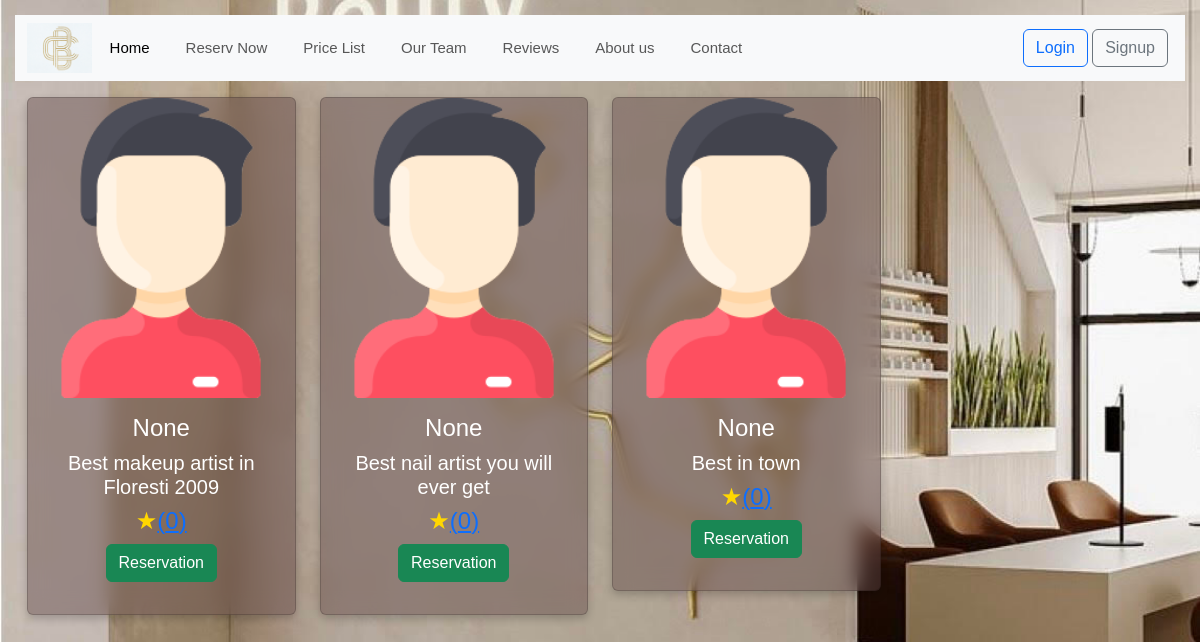
Before: /stylist-list/ with the older database file.
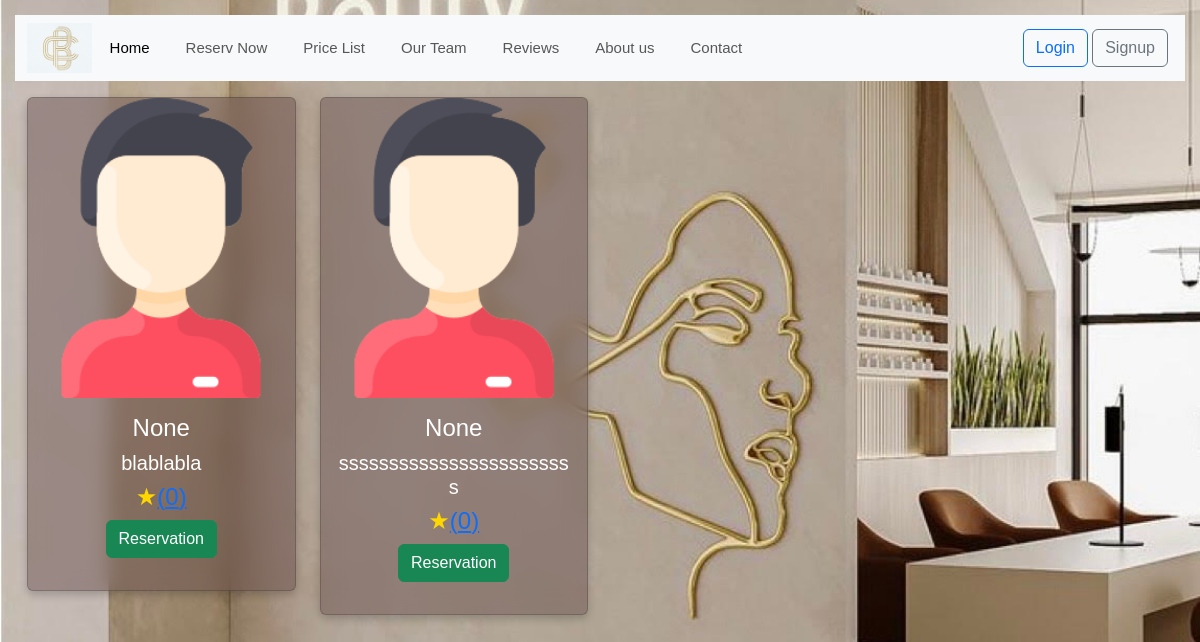
After: the same page with the newer database file.
### reservation/models.py (models this page shows, shortened)
class Stylist(models.Model):
    name = models.CharField(max_length=255)
    email = models.EmailField(max_length=50)
    description = models.TextField()
    active = models.BooleanField(default=True)
    profile = models.ImageField(null=True, blank=True, upload_to="stylist_profile/")
    def stars_avg(self):
        return Review.objects.filter(stylist=self).aggregate(Avg('stars'))['stars__avg']
    def stars_count(self):
        return Review.objects.filter(stylist=self).count()

### reservation/views.py (the view)
# urls.py: path('stylist-list/', views.StylistListView.as_view(), name='stylist_list'),
class StylistListView(ListView, LoginRequiredMixin, PermissionRequiredMixin, ):
    template_name = 'stylist/stylist_list.html'
    model = Stylist
    context_object_name = 'all_stylists'
    permission_required = "stylist.view_stylist_list"

### templates/stylist/stylist_list.html (shortened to what this page needs)
{% extends 'base.html' %}
{% load static %}
{% block content %}
    <div class='container-fluid'>
        <div class="row">
            {% for stylist in all_stylists %}
                <div class="col-md-3 gy-3 text-center">
                    <div class="card " style="background-color: rgb(95 71 71 /43%)">
                        {% if stylist.profile %}
                            <img src="{{ stylist.profile.url }}" height="350" class="card-img-top"
                                 alt="imagine profile">
                        {% else %}
                            <img src="{% static 'images/img_2.png' %}" height="300" alt="Imagine profile">
                        {% endif %}
                        <div class="card-body ">
                            <h4 class="card-text"> {{ stylist.stylistservice_set.first }} </h4>
                            <h5 class="card-text"> {{ stylist.description }} </h5>
                            <h4 class="card-text text-center">
                                <span
                                        class="stars ">{{ stylist.stars_avg|floatformat:1 }}
                                    <span class="star" data-value="1">&#9733;</span>
                                        <a href="{% url "reviews_list" %}?stylist={{ stylist.id }}">({{ stylist.stars_count }})</a>
                                </span>
                            </h4>
                            <p class="text-center"><a href="{% url 'create_reservation' %}" class="btn btn-success">Reservation</a></p>
                        </div>
                    </div>
                </div>
            {% endfor %}
        </div>
    </div>
{% endblock %}

Changed rows visible on the page:
removed Stylist: stylistservice_set.first "None", description "Best in town", stars_count "0"
changed Stylist: description "Best makeup artist in Floresti 2009" → "blablabla"
changed Stylist: description "Best nail artist you will ever get" → "ssssssssssssssssssssssss"
